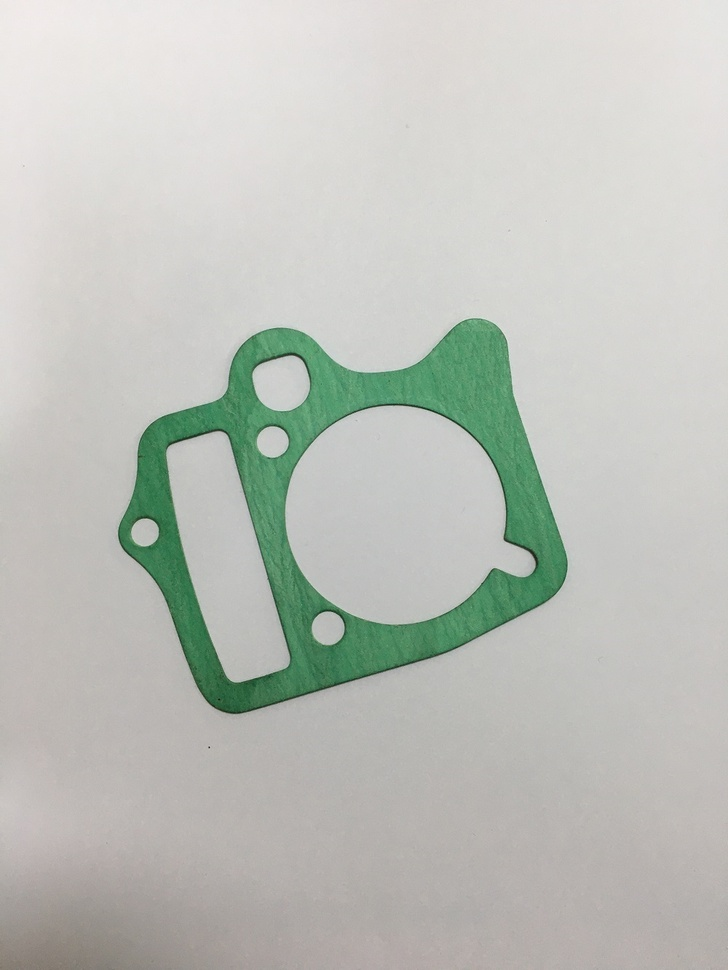
#> input picture opencv/pysource/error.JPG, 728 x 970 px, shrunk from 1000 x 1333 before the run
$ python tuts11.py
#> lines starting #> are read from the running program, lines starting #| are printed output that depends on the picture
import cv2
import numpy as np
from matplotlib import pyplot as plt

img = cv2.imread("error.JPG")
#> img is the input picture: shape (970, 728, 3); mean B, G, R 186.9, 193.3, 189.9
b, g, r = cv2.split(img)
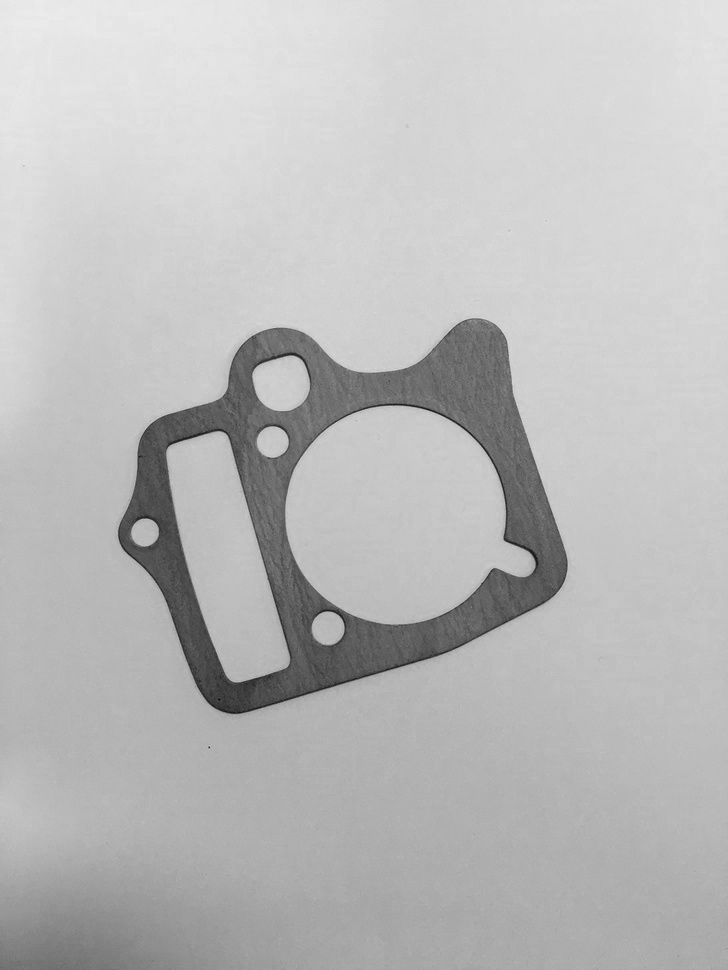
#> b: shape (970, 728); min 0, max 237, mean 186.9
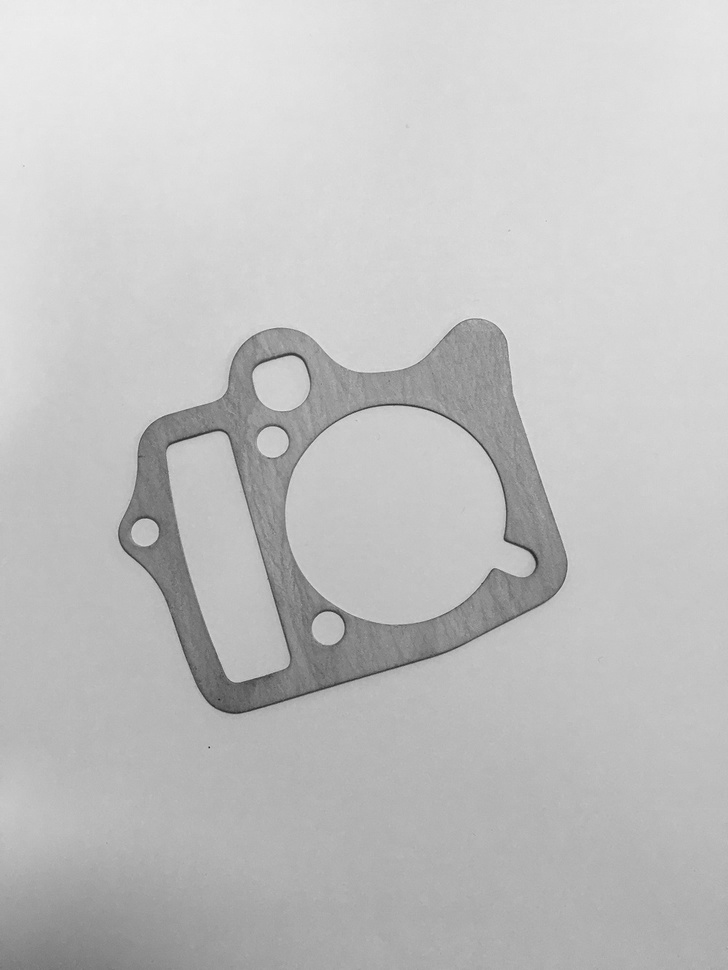
#> g: shape (970, 728); min 32, max 237, mean 193.3
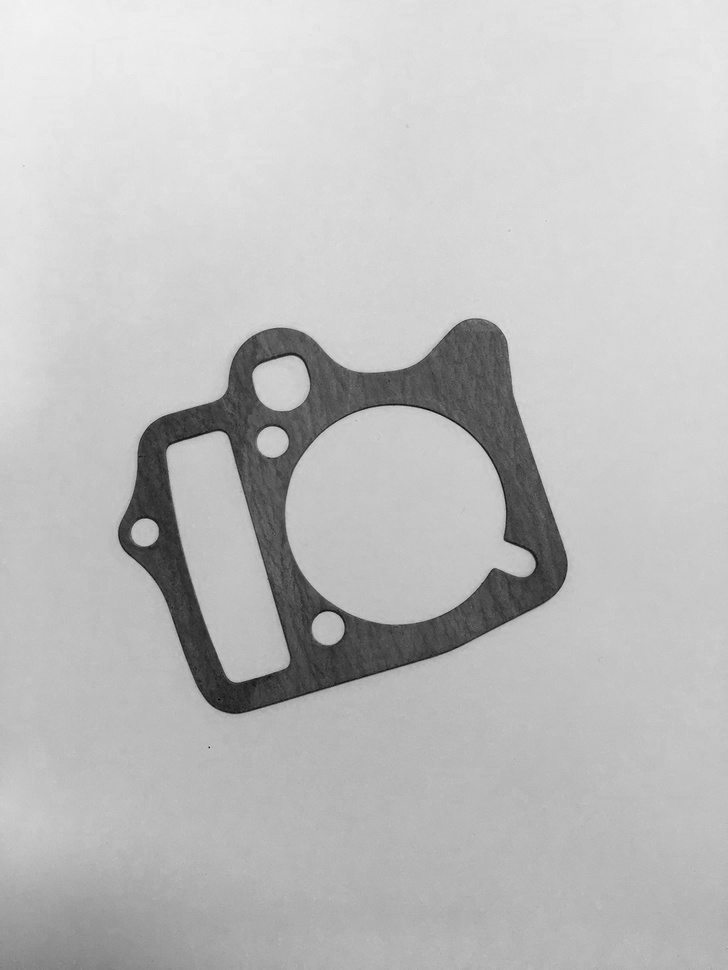
#> r: shape (970, 728); min 0, max 243, mean 189.9
cv2.imshow("img", img)
cv2.imshow("b", b)
cv2.imshow("g", g)
cv2.imshow("r", r)
plt.hist(b.ravel(), 256, [0, 256])
plt.hist(g.ravel(), 256, [0, 256])
plt.hist(r.ravel(), 256, [0, 256])
plt.show()
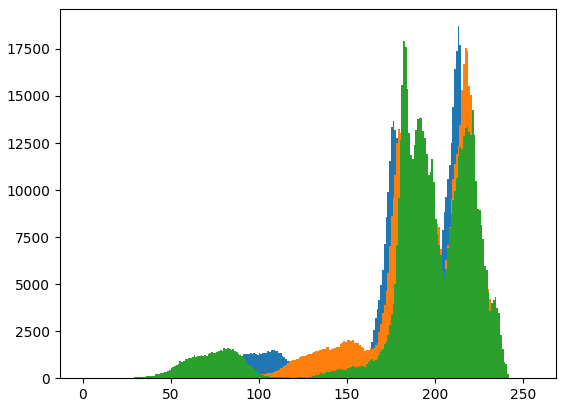
#> figure drawn by matplotlib, 1 panel; tallest bar 18710 high, from x = 213 to 214; tallest bar 17537 high, from x = 217 to 218; tallest bar 17927 high, from x = 182 to 183
